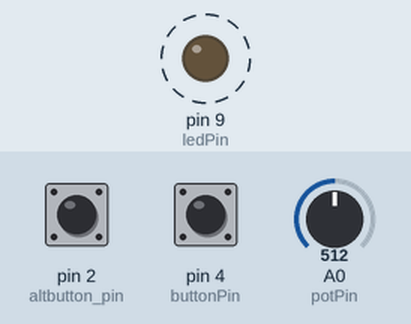
Simulated run of this sketch. Board: Arduino Uno, built with avr-gcc and run on an emulated ATmega328P. On the bench: output pins drawn as LEDs (lit = HIGH). Dashed ring = blinking. Inputs (shaded band) come from the test bench; at power-on: A0 (potPin) = 512, pin 4 (buttonPin) LOW, pin 2 (altbutton_pin) HIGH.

Above: at 1.8 s.
1.9 s: A0 (potPin) set to 0
3.6 s: pin 4 (buttonPin) pulled HIGH for 1.25 s
At 6.0 s:
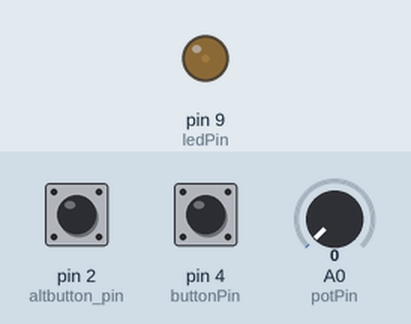
6.3 s: A0 (potPin) set to 122
At 6.6 s:
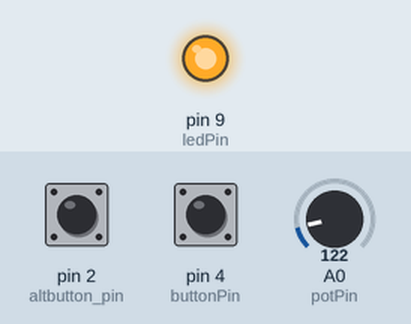
Timing chart, 0 to 15.8 s (numbered marks = the images above; inputs shaded):
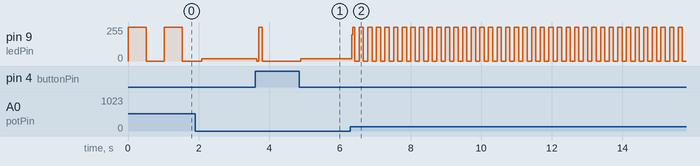

Measured:
- after the input at 3.6 s, pin 9 (ledPin): 17/255 → 255/255 after 0.05 s, → 0/255 0.15 s later, → 17/255 1.1 s later
- after the input at 6.3 s, pin 9 (ledPin): 17/255 → 198/255 at once, then moves between 0/255 and 255/255, repeating every 0.98 s
- by itself, pin 9 (ledPin): alternates 255/255 for 0.51 s and 0/255 for 0.51 s

The sketch:

clock-stepper-v1.ino
```cpp
//arduino version of  Ben Eater's Clock Kit module
// by oran collins
// github.com/wisehackermonkey
// oranbusiness@gmail.com
// 20200507


int potPin = A0;    // select the input pin for the potentiometer
int ledPin = 9;   // select the pin for the LED
int altbutton_pin = 2;
//volatile byte state = HIGH;

int val = 0;       // variable to store the value coming from the sensor
const int buttonPin = 4;     // the number of the pushbutton pin
int buttonState = 0;         // variable for reading the pushbutton status
int altbutton_state = 0;
int inPin = 2;         // the number of the input pin
int outPin = 9;       // the number of the output pin

int state = HIGH;      // the current state of the output pin
int reading;           // the current reading from the input pin
int previous = LOW;    // the previous reading from the input pin

// the follow variables are long's because the time, measured in miliseconds,
// will quickly become a bigger number than can be stored in an int.
long time = 0;         // the last time the output pin was toggled
long debounce = 200;   // the debounce time, increase if the output flickers


void step() {
  reading = digitalRead(inPin);

  //software debounce the button press so it only registers 1 press at a time
  if (reading == HIGH && previous == LOW && millis() - time > debounce) {

    digitalWrite(outPin, LOW);
    delay(100);
    digitalWrite(outPin, HIGH);
    delay(100);
    digitalWrite(outPin, LOW);
    delay(100);

    time = millis();
  }

  previous = reading;
}
void setup() {
  pinMode(ledPin, OUTPUT);
  // initialize the pushbutton pin as an input:
  pinMode(buttonPin, INPUT);  // declare the ledPin as an OUTPUT
  pinMode(altbutton_pin, INPUT_PULLUP);  // declare the ledPin as an OUTPUT
  Serial.begin(9600);

  pinMode(inPin, INPUT_PULLUP);
  pinMode(outPin, OUTPUT);
}

void loop() {
  buttonState = digitalRead(buttonPin);
  val = analogRead(potPin);    // read the value from the sensorp
  if (buttonState == HIGH) {
    step();


  } else {
    // turn LED off:
    digitalWrite(ledPin, HIGH);  // turn the ledPin on
    delay(val);                  // stop the program for some time
    digitalWrite(ledPin, LOW);   // turn the ledPin off
    delay(val);
  }

}
void blink() {
  state = !state;

}
```
